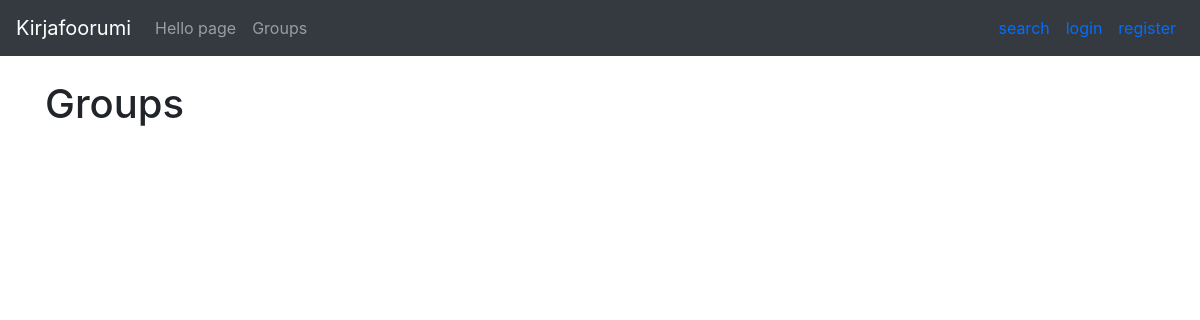
/groups/search/2, run on an earlier commit of the app's database.
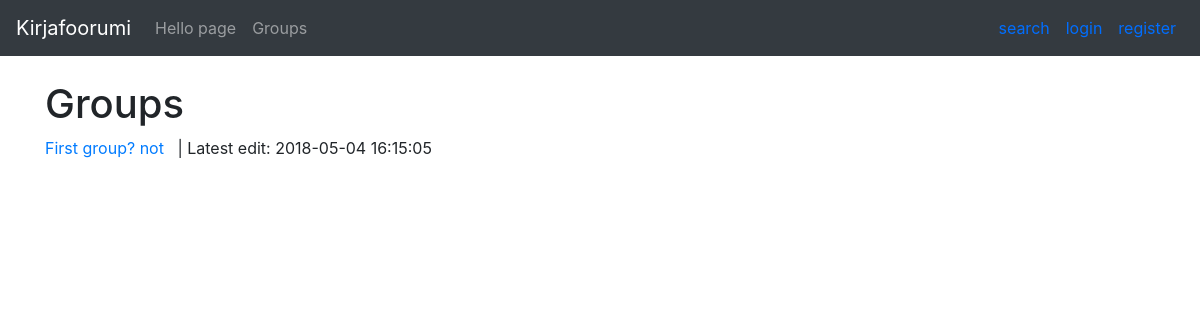
And on a later commit of the database.
### application/groups/models.py (models this page shows, shortened)
class Groups(Base):
    heading = db.Column(db.String(20), nullable=False)
    account_id = db.Column(db.Integer, db.ForeignKey('account.id'), nullable = False)
    book_id = db.Column(db.Integer, db.ForeignKey('book.id'))
    messages = db.relationship("Message", backref='Groups', lazy=True)

### application/groups/views.py (the view)
@app.route("/groups/search/<category_id>")
def group_search_result(category_id):
    stmt = text("SELECT DISTINCT Groups.* FROM Groups, Group_category WHERE Groups.id = group_category.group_id AND group_category.category_id = :id ORDER BY groups.date_modified DESC").params(id=category_id)
    res = db.engine.execute(stmt)
    response = []
    for row in res:
        response.append({"id":row[0], "date_created":row[1], "date_modified":row[2], "heading":row[3], "account_id":row[4], "book_id":row[5]})
    return render_template("groups/groupSearch.html", groups = response)

### application/templates/groups/groupSearch.html (shortened to what this page needs)
{% extends "layout.html" %}
{% block body %}
<h1>Groups</h1>
    {% for group in groups %}
    <p>
        <a href="{{ url_for('group_messages', group_id= group.id) }}"> {{ group.heading }} </a>
        &nbsp; | Latest edit: {{ group.date_modified }} &nbsp;
    </p>
    {% endfor %}
{% endblock %}

What changed in the data, as far as the page shows it:
now on this page (row edited): Groups: heading "First group? not", date_modified "2018-05-04 16:15:05"
